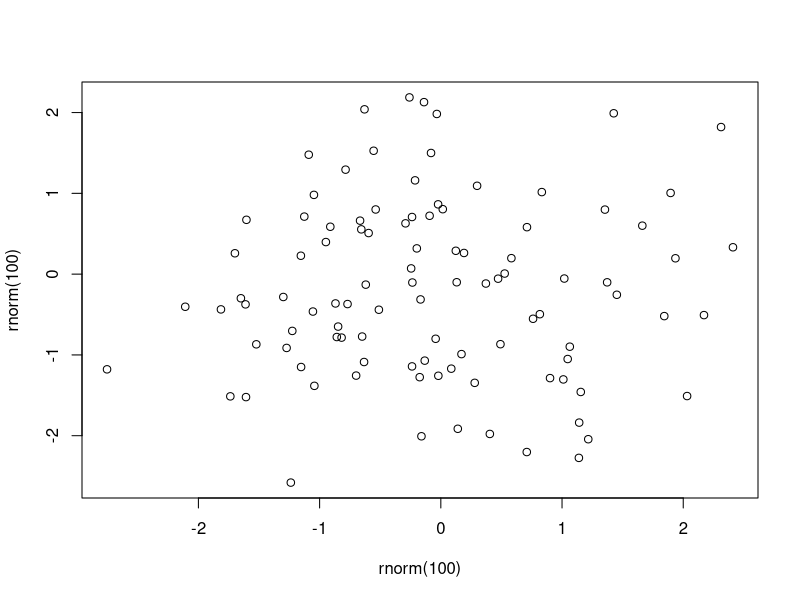
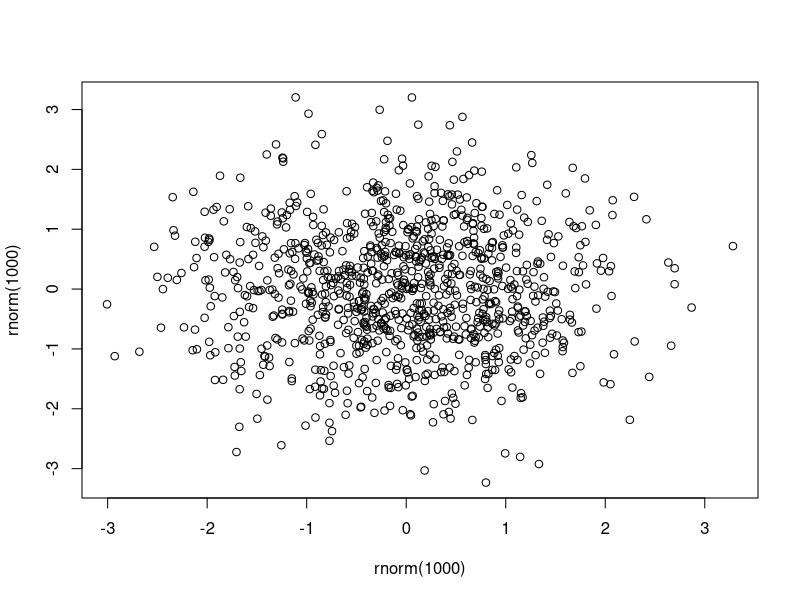
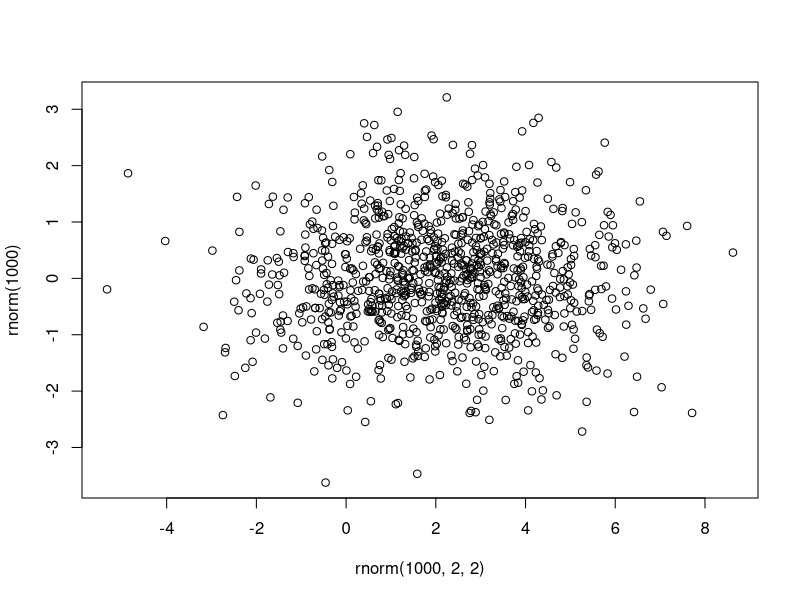

Write R code to recreate these figures, in order.
## ---- chunk 1
knitr::opts_chunk$set(echo = TRUE)
## ---- chunk 2
plot(rnorm(100), rnorm(100))
## ---- chunk 3
plot(rnorm(1000), rnorm(1000))
## ---- chunk 4
plot(rnorm(1000,2,2), rnorm(1000))
